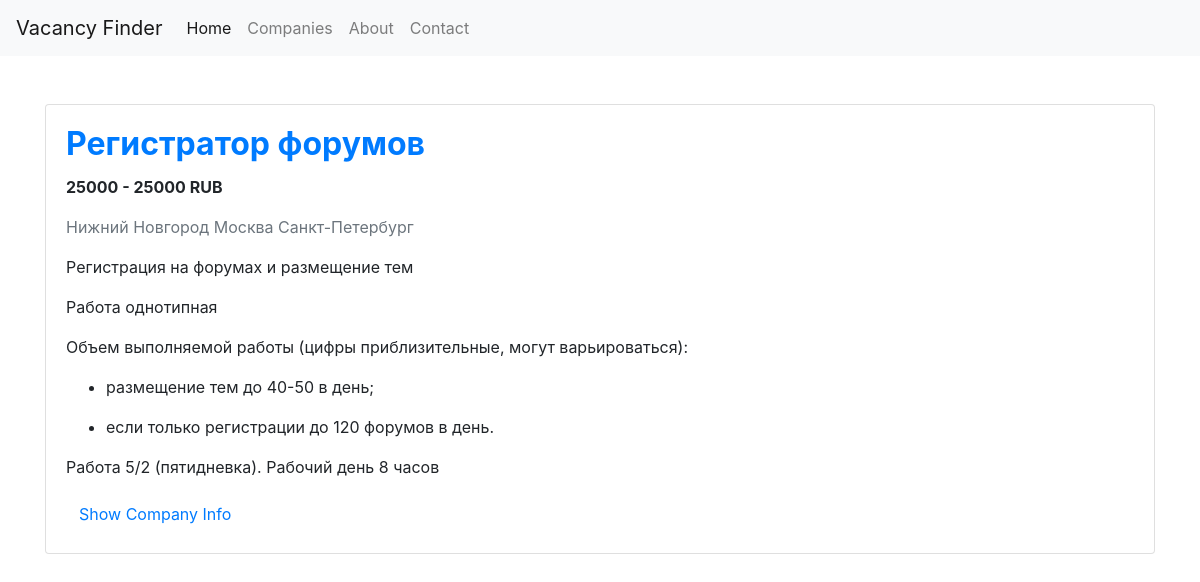
The app's page /vacancy/1858811 with its own data.
### finder_parser/models/vacancy.py (models this page shows, shortened)
class Vacancy(Base):
    __tablename__ = 'vacancies'
    id = Column(Integer, primary_key=True)
    vacancy_id = Column(Integer, unique=True, nullable=False)
    title = Column(String, nullable=False)
    description = Column(Text, nullable=False)
    salary_from = Column(Integer, nullable=True)
    salary_to = Column(Integer, nullable=True)
    currency_symbol = Column(String, nullable=True)
    contacts = Column(String, nullable=True)  # Хранение контактов в формате JSON
    @property
    def contacts_dict(self):
        contacts = json.loads(self.contacts) if self.contacts else []
        phone = next((item['value'] for item in contacts if item['type'] == 'phone'), None)
        email = next((item['value'] for item in contacts if item['type'] == 'email'), None)
        return {'phone': phone, 'email': email}
    company_info = Column(String, nullable=True)  # Хранение информации о компании в формате JSON
    @property
    def company_info_dict(self):
        return json.loads(self.company_info) if self.company_info else {}
    locations = Column(String, nullable=True)  # Хранение местоположений в формате JSON
    @property
    def locations_list(self):
        return json.loads(self.locations) if self.locations else []

### flask_app/app.py (the view)
@app.route('/vacancy/<int:vacancy_id>')
def vacancy(vacancy_id):
    vacancy = session.query(Vacancy).filter_by(vacancy_id=vacancy_id).first()
    if vacancy is None:
        return "Vacancy not found", 404
    return render_template('vacancy.html', vacancy=vacancy)

### flask_app/templates/vacancy.html (shortened to what this page needs)
{% extends "base.html" %}
{% block content %}
<div class="row">
    <div class="col-12 mb-4">
        <div class="card">
            <div class="card-body">
                <h2 class="card-title"><a href="https://finder.work/vacancies/{{vacancy.vacancy_id}}"
                        class="text-primary font-weight-bold">{{ vacancy.title }}</a></h5>
                    <p class="card-text font-weight-bold">{{ vacancy.salary_from }} - {{ vacancy.salary_to }} {{
                        vacancy.currency_symbol }}</p>
                    <p class="card-text text-muted">
                        {% for location in vacancy.locations_list %}
                        {{ location.name }}
                        {% endfor %}
                    </p>
                    <p class="card-text">{{ vacancy.description | safe }}</p>
                    <button class="btn btn-link" type="button" data-toggle="collapse" data-target="#companyInfo"
                        aria-expanded="false" aria-controls="companyInfo">
                        Show Company Info
                    </button>
                </h2>
            </div>
        </div>
    </div>
</div>
</div>
{% endblock %}

### flask_app/static/css/styles.css (style rules this page uses)
.card-body { flex: 1; overflow-y: auto; }

### records on screen
Vacancy: title "Регистратор форумов", salary_from "25000", salary_to "25000", currency_symbol "RUB", description "Регистрация на форумах и размещение тем Работа однотипная Объем выполняемой работы (цифры приблизительные, могут варьироваться): размещение тем до 40-50 в день; если только регистрации до 120 форумов в день. Работа 5/2 (пятидневка). Рабочий день 8 часов"

### other values on screen
{{ location.name }} "Нижний Новгород" "Москва" "Санкт-Петербург"
